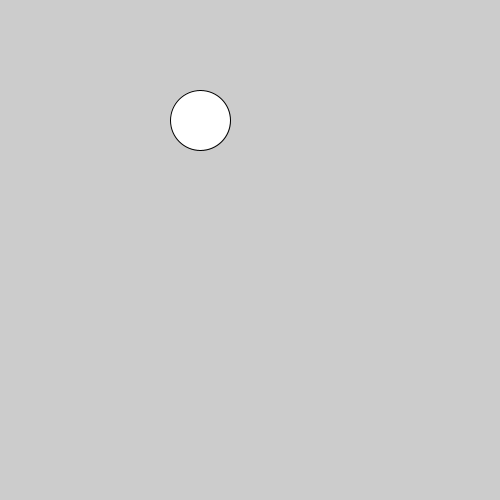
Frame 1 (no input)
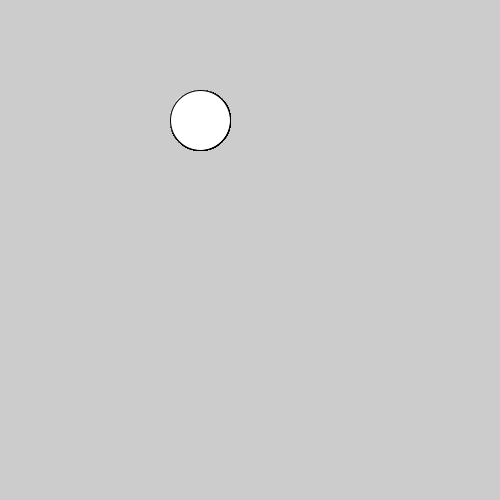
Frame 60 (the mouse pressed at the canvas centre just before this capture)
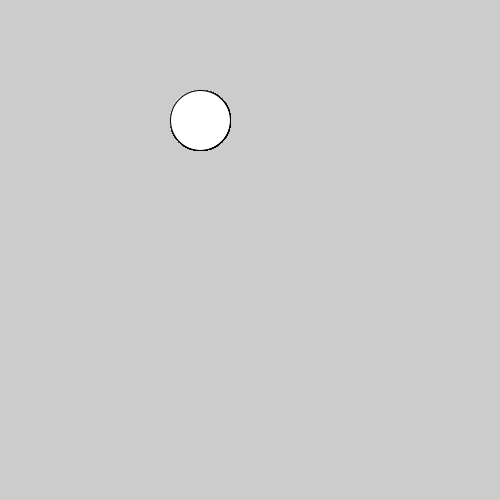
Frame 120 (the mouse held since frame 60 and released just before this capture)

The Processing sketch that drew these frames (run headless with seeded random() and noise(); from frame 60 on, the mouse is pressed at the canvas centre):

// Processing sketch: processing_70422
// ── processing_70422.pde

int circle_x = 200;
int circle_y = 120;
int circle_radius= 30;
void setup () {
  size(500, 500);
};

void draw() {
  fill(255);
ellipse (circle_x, circle_y, circle_radius*2, circle_radius*2);  
  if (dist(mouseX, mouseY, circle_x, circle_y) < circle_radius) {
  fill(30, 100, 30);
  rect(100, 200, 100, 100);
};
};

  
//if the mouse is within a circle
//if the distance from the mouse to a circle is less than a circle's radius
// if (dist between mouse and circle < radius)
